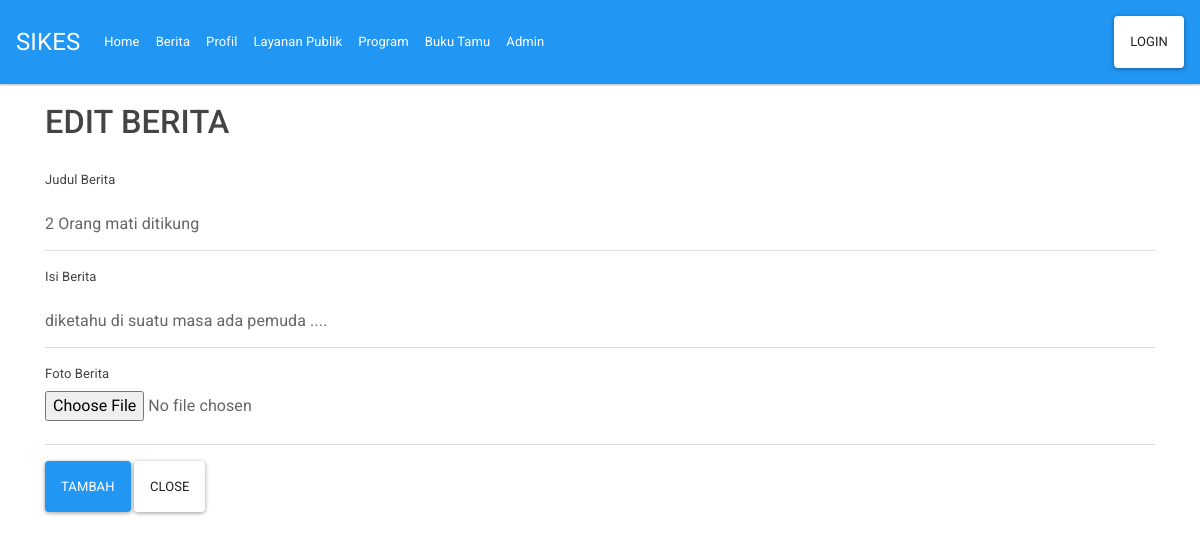
The app's page /edit_berita.php?id=1 with its own data.
### tables this page shows
CREATE TABLE `berita` (
  `id_berita` int(11) NOT NULL,
  `judul_berita` varchar(30) NOT NULL,
  `isi_berita` text NOT NULL,
  `gambar_berita` varchar(100) NOT NULL,
  `tanggal_berita` timestamp NOT NULL DEFAULT CURRENT_TIMESTAMP ON UPDATE CURRENT_TIMESTAMP
);

### edit_berita.php (the view, shortened to what this page needs)
<?php
    include 'partials/head.php';
    include 'database/koneksi.php';
    $id_berita = $_GET['id'];
    $statement = "SELECT * FROM berita where id_berita = ".$id_berita;
    $query=mysqli_query($konek,$statement);
    $data=mysqli_fetch_object($query);
?>
<div class="row">
    <div class="container">
        <br>
        <h1>EDIT BERITA</h1>
        <br>
        <form action="aksi_edit_berita.php" method="post" enctype="multipart/form-data">
        <fieldset>
          <div class="form-group">
            <label for="username">Judul Berita</label>
            <input type="text" class="form-control" id="username" placeholder="judul berita" name="judul" value="<?php echo $data->judul_berita; ?>">
          </div>
          <div class="form-group">
            <label for="exampleInputPassword1">Isi Berita</label>
            <input type="text" class="form-control" id="exampleInputPassword1" placeholder="Isi berita" name="isi" value="<?php echo $data->isi_berita; ?>">
          </div>
          <div class="form-group">
            <label for="exampleInputPassword1">Foto Berita</label>
            <input type="file" class="form-control" id="exampleInputPassword1" placeholder="Foto" name="foto" value="<?php echo $data->gambar_berita; ?>">
          </div>
        </fieldset>
        <button type="submit" class="btn btn-primary">Tambah</button>
        <button type="button" class="btn btn-secondary" data-dismiss="modal">Close</button>
      </form>
    </div>
</div>
<?php include 'partials/footer.php'; ?>

### records on screen
berita: judul "2 Orang mati ditikung", isi "diketahu di suatu masa ada pemuda ...."
